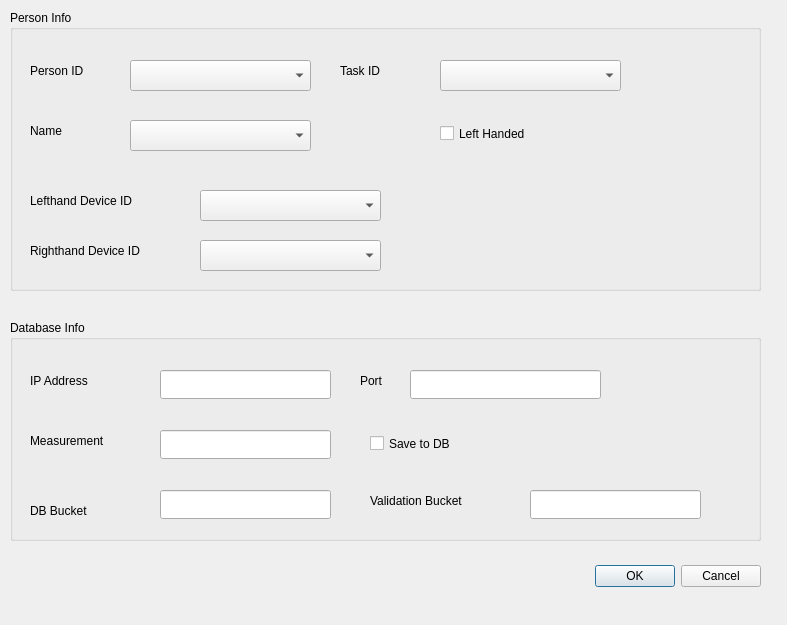
<?xml version="1.0" encoding="UTF-8"?>
<ui version="4.0">
 <class>set_configration</class>
 <widget class="QDialog" name="set_configration">
  <property name="geometry">
   <rect>
    <x>0</x>
    <y>0</y>
    <width>787</width>
    <height>625</height>
   </rect>
  </property>
  <property name="windowTitle">
   <string>Dialog</string>
  </property>
  <widget class="QDialogButtonBox" name="buttonBox">
   <property name="geometry">
    <rect>
     <x>420</x>
     <y>560</y>
     <width>341</width>
     <height>32</height>
    </rect>
   </property>
   <property name="orientation">
    <enum>Qt::Horizontal</enum>
   </property>
   <property name="standardButtons">
    <set>QDialogButtonBox::Cancel|QDialogButtonBox::Ok</set>
   </property>
  </widget>
  <widget class="QGroupBox" name="groupBox_19">
   <property name="geometry">
    <rect>
     <x>10</x>
     <y>10</y>
     <width>751</width>
     <height>281</height>
    </rect>
   </property>
   <property name="title">
    <string>Person Info</string>
   </property>
   <widget class="QLabel" name="label_53">
    <property name="geometry">
     <rect>
      <x>20</x>
      <y>50</y>
      <width>80</width>
      <height>21</height>
     </rect>
    </property>
    <property name="text">
     <string>Person ID</string>
    </property>
   </widget>
   <widget class="QComboBox" name="comboPersonID">
    <property name="geometry">
     <rect>
      <x>120</x>
      <y>50</y>
      <width>181</width>
      <height>31</height>
     </rect>
    </property>
    <property name="minimumSize">
     <size>
      <width>100</width>
      <height>0</height>
     </size>
    </property>
   </widget>
   <widget class="QLabel" name="label_54">
    <property name="geometry">
     <rect>
      <x>20</x>
      <y>110</y>
      <width>80</width>
      <height>21</height>
     </rect>
    </property>
    <property name="text">
     <string>Name</string>
    </property>
   </widget>
   <widget class="QComboBox" name="comboPersonName_2">
    <property name="geometry">
     <rect>
      <x>120</x>
      <y>110</y>
      <width>181</width>
      <height>31</height>
     </rect>
    </property>
    <property name="minimumSize">
     <size>
      <width>100</width>
      <height>0</height>
     </size>
    </property>
   </widget>
   <widget class="QCheckBox" name="checkBox">
    <property name="geometry">
     <rect>
      <x>430</x>
      <y>110</y>
      <width>211</width>
      <height>27</height>
     </rect>
    </property>
    <property name="text">
     <string>Left Handed</string>
    </property>
   </widget>
   <widget class="QComboBox" name="comboTaskID_2">
    <property name="geometry">
     <rect>
      <x>430</x>
      <y>50</y>
      <width>181</width>
      <height>31</height>
     </rect>
    </property>
    <property name="minimumSize">
     <size>
      <width>100</width>
      <height>0</height>
     </size>
    </property>
   </widget>
   <widget class="QLabel" name="label_56">
    <property name="geometry">
     <rect>
      <x>330</x>
      <y>50</y>
      <width>80</width>
      <height>21</height>
     </rect>
    </property>
    <property name="text">
     <string>Task ID</string>
    </property>
   </widget>
   <widget class="QComboBox" name="comboPersonName_3">
    <property name="geometry">
     <rect>
      <x>190</x>
      <y>180</y>
      <width>181</width>
      <height>31</height>
     </rect>
    </property>
    <property name="minimumSize">
     <size>
      <width>100</width>
      <height>0</height>
     </size>
    </property>
   </widget>
   <widget class="QLabel" name="label_55">
    <property name="geometry">
     <rect>
      <x>20</x>
      <y>180</y>
      <width>171</width>
      <height>21</height>
     </rect>
    </property>
    <property name="text">
     <string>Lefthand Device ID</string>
    </property>
   </widget>
   <widget class="QComboBox" name="comboPersonName_4">
    <property name="geometry">
     <rect>
      <x>190</x>
      <y>230</y>
      <width>181</width>
      <height>31</height>
     </rect>
    </property>
    <property name="minimumSize">
     <size>
      <width>100</width>
      <height>0</height>
     </size>
    </property>
   </widget>
   <widget class="QLabel" name="label_57">
    <property name="geometry">
     <rect>
      <x>20</x>
      <y>230</y>
      <width>171</width>
      <height>21</height>
     </rect>
    </property>
    <property name="text">
     <string>Righthand Device ID</string>
    </property>
   </widget>
  </widget>
  <widget class="QGroupBox" name="groupBox_20">
   <property name="geometry">
    <rect>
     <x>10</x>
     <y>320</y>
     <width>751</width>
     <height>221</height>
    </rect>
   </property>
   <property name="title">
    <string>Database Info</string>
   </property>
   <widget class="QLabel" name="label_63">
    <property name="geometry">
     <rect>
      <x>20</x>
      <y>50</y>
      <width>101</width>
      <height>21</height>
     </rect>
    </property>
    <property name="text">
     <string>IP Address</string>
    </property>
   </widget>
   <widget class="QLabel" name="label_64">
    <property name="geometry">
     <rect>
      <x>20</x>
      <y>110</y>
      <width>121</width>
      <height>21</height>
     </rect>
    </property>
    <property name="text">
     <string>Measurement</string>
    </property>
   </widget>
   <widget class="QLabel" name="label_65">
    <property name="geometry">
     <rect>
      <x>350</x>
      <y>50</y>
      <width>80</width>
      <height>21</height>
     </rect>
    </property>
    <property name="text">
     <string>Port</string>
    </property>
   </widget>
   <widget class="QLabel" name="label_66">
    <property name="geometry">
     <rect>
      <x>20</x>
      <y>180</y>
      <width>171</width>
      <height>21</height>
     </rect>
    </property>
    <property name="text">
     <string>DB Bucket</string>
    </property>
   </widget>
   <widget class="QLabel" name="label_67">
    <property name="geometry">
     <rect>
      <x>360</x>
      <y>170</y>
      <width>171</width>
      <height>21</height>
     </rect>
    </property>
    <property name="text">
     <string>Validation Bucket</string>
    </property>
   </widget>
   <widget class="QLineEdit" name="lineEdit">
    <property name="geometry">
     <rect>
      <x>150</x>
      <y>50</y>
      <width>171</width>
      <height>29</height>
     </rect>
    </property>
   </widget>
   <widget class="QLineEdit" name="lineEdit_2">
    <property name="geometry">
     <rect>
      <x>400</x>
      <y>50</y>
      <width>191</width>
      <height>29</height>
     </rect>
    </property>
   </widget>
   <widget class="QLineEdit" name="lineEdit_3">
    <property name="geometry">
     <rect>
      <x>150</x>
      <y>110</y>
      <width>171</width>
      <height>29</height>
     </rect>
    </property>
   </widget>
   <widget class="QLineEdit" name="lineEdit_4">
    <property name="geometry">
     <rect>
      <x>150</x>
      <y>170</y>
      <width>171</width>
      <height>29</height>
     </rect>
    </property>
   </widget>
   <widget class="QLineEdit" name="lineEdit_5">
    <property name="geometry">
     <rect>
      <x>520</x>
      <y>170</y>
      <width>171</width>
      <height>29</height>
     </rect>
    </property>
   </widget>
   <widget class="QCheckBox" name="checkBox_3">
    <property name="geometry">
     <rect>
      <x>360</x>
      <y>110</y>
      <width>211</width>
      <height>27</height>
     </rect>
    </property>
    <property name="text">
     <string>Save to DB</string>
    </property>
   </widget>
  </widget>
 </widget>
 <resources/>
 <connections>
  <connection>
   <sender>buttonBox</sender>
   <signal>accepted()</signal>
   <receiver>set_configration</receiver>
   <slot>accept()</slot>
   <hints>
    <hint type="sourcelabel">
     <x>248</x>
     <y>254</y>
    </hint>
    <hint type="destinationlabel">
     <x>157</x>
     <y>274</y>
    </hint>
   </hints>
  </connection>
  <connection>
   <sender>buttonBox</sender>
   <signal>rejected()</signal>
   <receiver>set_configration</receiver>
   <slot>reject()</slot>
   <hints>
    <hint type="sourcelabel">
     <x>316</x>
     <y>260</y>
    </hint>
    <hint type="destinationlabel">
     <x>286</x>
     <y>274</y>
    </hint>
   </hints>
  </connection>
 </connections>
</ui>
